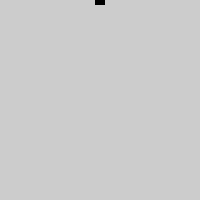
Frame 1 (no input)
Frame 60 (the mouse pressed at the canvas centre just before this capture): identical to frame 1, image omitted
Frame 120 (the mouse held since frame 60 and released just before this capture): identical to frame 1, image omitted

The Processing sketch that drew this single still picture (run headless with seeded random() and noise(); from frame 60 on, the mouse is pressed at the canvas centre):

// Processing sketch: processing_97443
// ── processing_97443.pde

RectGravity myRectGravity;

void setup(){
size (200,200);
smooth ();
myRectGravity = new RectGravity(); 
}

void draw(){
    myRectGravity.display();

}

class RectGravity{
                     //Data
         float x;
        float y ;
    float speed ;
  float gravity ;
                     //Constructor
   RectGravity(){ 
         x = 100;
           y = 0;
       speed = 0;
   gravity = 0.1; 
  }
                     // Function

void display(){
fill (0);
noStroke ();
rectMode (CENTER);
rect (x,y,10,10);

y = y + speed ;
speed = speed + gravity;

if ( y < height){
speed = speed * -0.95;}
}
  
}
